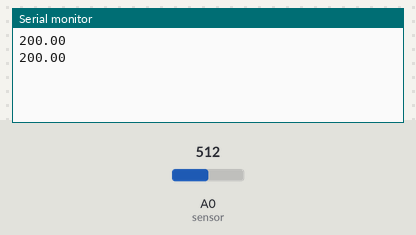
Bench run of a sketch on a simulated Arduino Uno, built with avr-gcc and run on an emulated ATmega328P. On the bench: the last lines printed to the serial monitor. The test bench sets the inputs (shaded band); at power-on: A0 (sensor) = 512.

Above: at 1.8 s.
1.9 s: A0 (sensor) set to 716
At 2.8 s:
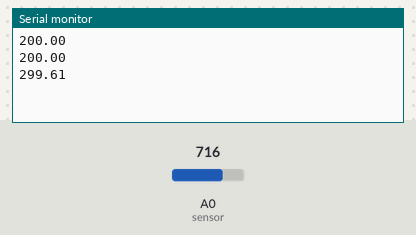
3.4 s: A0 (sensor) set to 900
At 4.6 s:
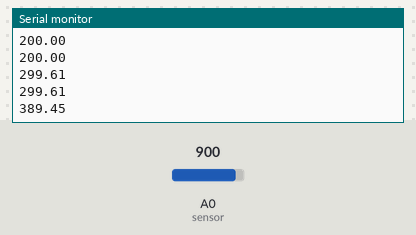
Timing chart, 0 to 6.4 s (numbered marks = the images above; inputs shaded):
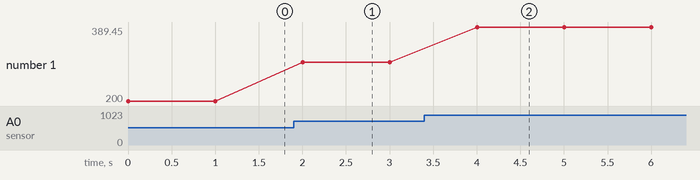

Measured:
- after the input at 1.9 s, the serial monitor: prints a new line after 0.10 s (image 1)
- after the input at 3.4 s, the serial monitor: prints a new line after 0.60 s (image 2)
- plotted number 1: 200 → 299.61 after the input at 1.9 s, 299.61 → 389.45 after the input at 3.4 s

The sketch:

temperature.ino
```cpp
int sensor = A0;

void setup() {
  pinMode(sensor, INPUT);  //Setup sensor
  Serial.begin(9600);   //Set computer serial output to 9600 bits per second(make sure manager is the same)
}

void loop() {
  double reading = analogRead(sensor);  //Get reading
  double vol= (reading * (5.0/1024)); //Relative voltage
  double temp = ((vol-0.5)*100);  //Find temp

  Serial.println(temp);
  delay(1000);
}
```
